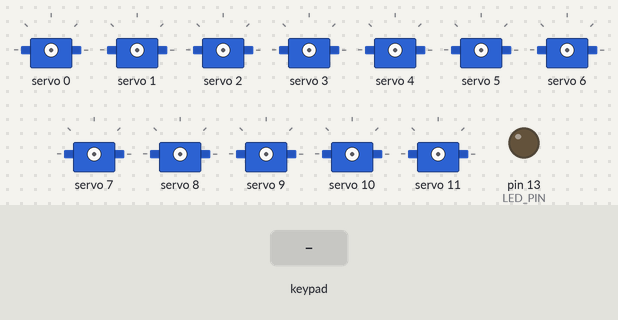
Recording of a sketch running on a simulated Arduino Mega 2560, built with avr-gcc and run on an emulated ATmega2560. Shown: 12 × servo, output pins drawn as LEDs (lit = HIGH). The inputs (shaded band) are chosen by the test bench. What the sketch prints to the serial monitor is not drawn.

Above: at 3.2 s.
3.3 s: key 'O' pressed
At 3.99 s:
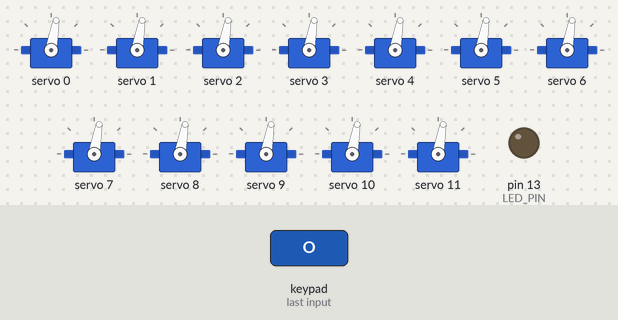
At 5.01 s:
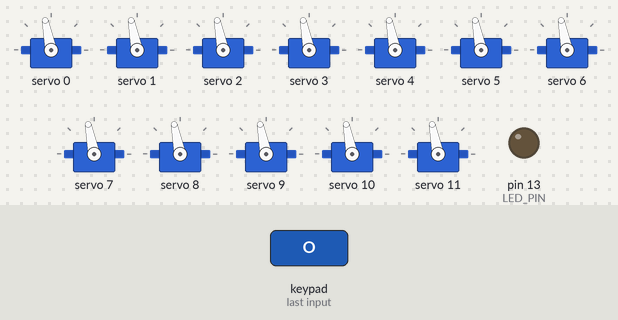
Timing chart, 0 to 12.3 s (numbered marks = the images above; inputs shaded):
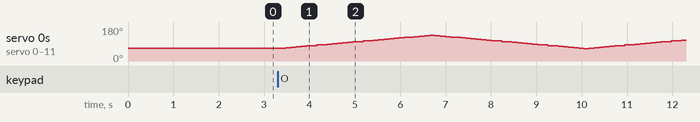

Measured:
- after the input at 3.3 s, servo 0–11: 68° → 70° after 0.18 s, → 73° 0.11 s later, → 75° 0.11 s later, → 77° 0.11 s later, … (78 changes in this stretch)

The sketch:

mega.ino
```cpp
#include <Wire.h>
#include <ArduinoNunchuk.h>
#include <Adafruit_PWMServoDriver.h>  // Libreria per PCA9685
#include <avr/wdt.h>  // Libreria per il Watchdog Timer

#define BAUDRATE 9600
#define LED_PIN 13

ArduinoNunchuk nunchuk = ArduinoNunchuk();
Adafruit_PWMServoDriver pwm = Adafruit_PWMServoDriver(0x40);  // PCA del Mega

const int servoChannels[16] = {0, 1, 2, 3, 4, 5, 6, 7, 8, 9 ,10 ,11, 12, 13, 14, 15};
const int minPulse = 150;
const int maxPulse = 400;
const int openPulse = 250;  // Valore PWM per palpebra aperta
const int closePulse = 400; // Valore PWM per palpebra chiusa

bool cButtonState = false;
bool lastCButtonState = false;
bool zButtonState = false;
bool lastZButtonState = false;
bool sinusoidalActive = false;  // Stato del ciclo sinusoidale
bool pcaConnected = true;      // Stato della connessione al PCA

unsigned long lastCycleTime = 0; // Tempo dell'ultimo aggiornamento del ciclo
int currentAngle = openPulse;  // Angolo attuale del ciclo sinusoidale
bool increasing = true;        // Direzione del ciclo sinusoidale

void setup() {
  Serial.begin(BAUDRATE);    // Debug su monitor seriale
  Serial1.begin(BAUDRATE);
  Wire.setClock(50000);     // Imposta velocità I²C a 100 kHz

  pinMode(LED_PIN, OUTPUT);
  digitalWrite(LED_PIN, LOW);  // LED spento all'avvio

  pwm.begin();
  pwm.setPWMFreq(50);        // Frequenza per i servo
  nunchuk.init();

  delay(2000);

  Wire.beginTransmission(0x40);
  byte error = Wire.endTransmission();
  if (error != 0) {
    digitalWrite(LED_PIN, HIGH);
    resetPCA9685();
  } else {
    digitalWrite(LED_PIN, LOW);
  }

  Serial.println("\nMega pronto. Nunchuk inizializzato.");

  // Configura il Watchdog Timer (8 secondi massimo)
  wdt_enable(WDTO_8S);  // Riavvio se il sistema non risponde entro 8 secondi
}

void loop() {
  // Azzeriamo il Watchdog per evitare riavvii non necessari
  wdt_reset();

  nunchuk.update();

  // Leggi i pulsanti
  cButtonState = nunchuk.cButton;
  zButtonState = nunchuk.zButton;

  checkI2C();

  // Gestione del pulsante C
  if (cButtonState && !lastCButtonState) {
    sinusoidalActive = !sinusoidalActive;  // Toggle del ciclo sinusoidale
    Serial1.println("C:PRESSED");
  }
  lastCButtonState = cButtonState;

  // Gestione del pulsante Z
  if (zButtonState && !lastZButtonState) {
    Serial1.println(zButtonState ? "Z:PRESSED" : "Z:RELEASED");
  }
  lastZButtonState = zButtonState;

  // Controllo joystick o ciclo sinusoidale
  if (sinusoidalActive) {
    executeSinusoidalCycle();
  } else {
    controlServoWithJoystick();
  }

  delay(50);  // Piccolo ritardo per stabilità del loop
}

void controlServoWithJoystick() {
  int joyX = nunchuk.analogX;

  if (joyX > 50 && joyX < 150) {
    for (int i = 0; i < 16; i++) {
      pwm.setPWM(servoChannels[i], 0, 0);  // Fermo
    }
  } else {
    int servoPulse = map(joyX, 0, 255, minPulse, maxPulse);
    for (int i = 0; i < 16; i++) {
      pwm.setPWM(servoChannels[i], 0, servoPulse);
    }
  }
}

void executeSinusoidalCycle() {
  unsigned long currentTime = millis();
  int pulseStep = 5;      // Incremento per ogni passo
  int delayTime = 100;    // Ritardo tra ogni passo (aumentato per stabilità)

  if (currentTime - lastCycleTime >= delayTime) {
    lastCycleTime = currentTime;

    if (increasing) {
      currentAngle += pulseStep;
      if (currentAngle >= closePulse) {
        currentAngle = closePulse;
        increasing = false;
      }
    } else {
      currentAngle -= pulseStep;
      if (currentAngle <= openPulse) {
        currentAngle = openPulse;
        increasing = true;
      }
    }

    static int lastSentAngle = -1;
    if (currentAngle != lastSentAngle) {
      for (int i = 0; i < 16; i++) {
        pwm.setPWM(servoChannels[i], 0, currentAngle);
      }
      lastSentAngle = currentAngle;
    }
  }
}

void resetPCA9685() {
  pwm.reset();  // Reset hardware del PCA9685
  pwm.begin();
  pwm.setPWMFreq(50);
  delay(200);
  digitalWrite(LED_PIN, HIGH);
}

void checkI2C() {
  Wire.beginTransmission(0x40);
  byte error = Wire.endTransmission();
  if (error != 0) {
    digitalWrite(LED_PIN, LOW);
    resetPCA9685();
  }
}
```
